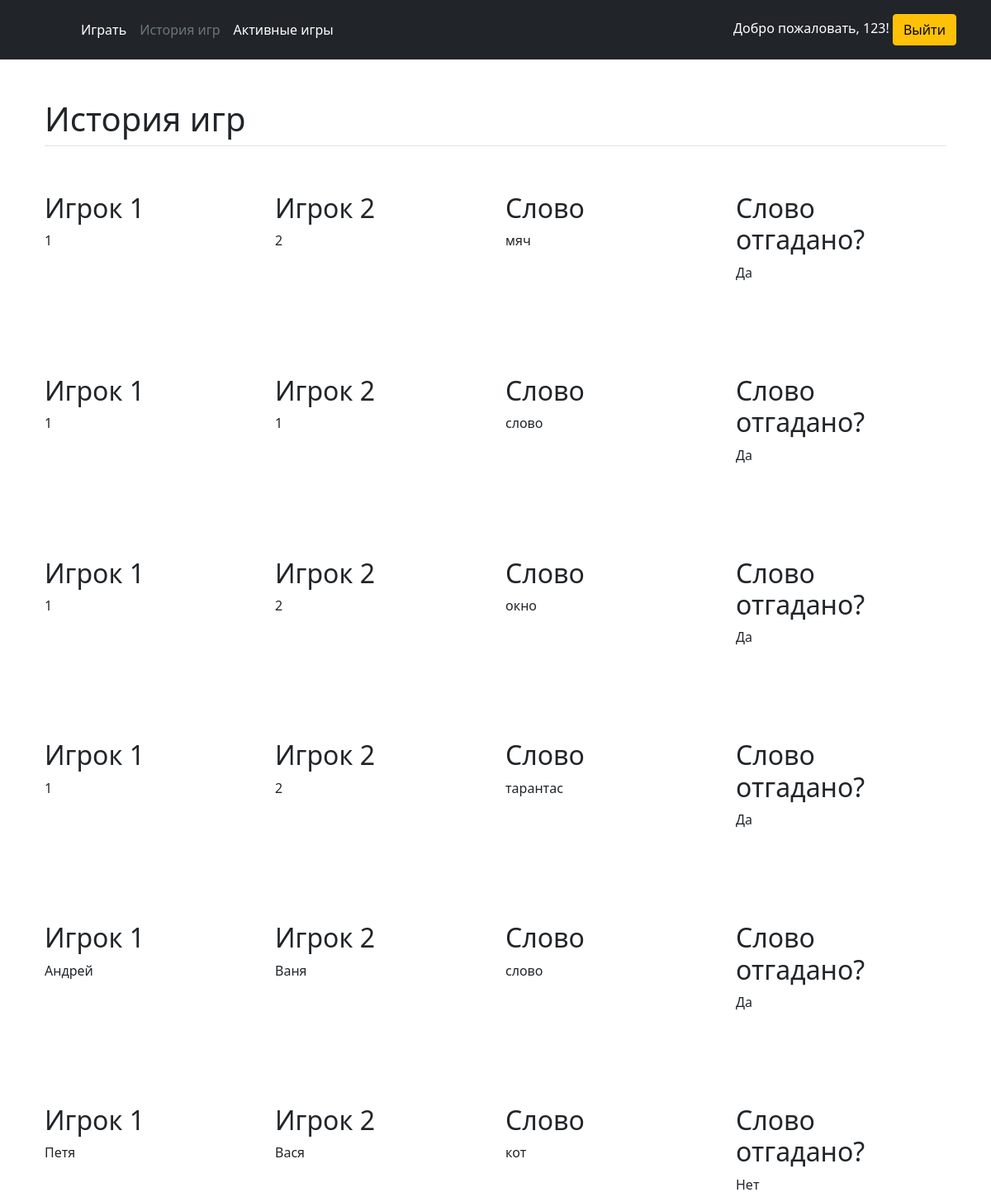
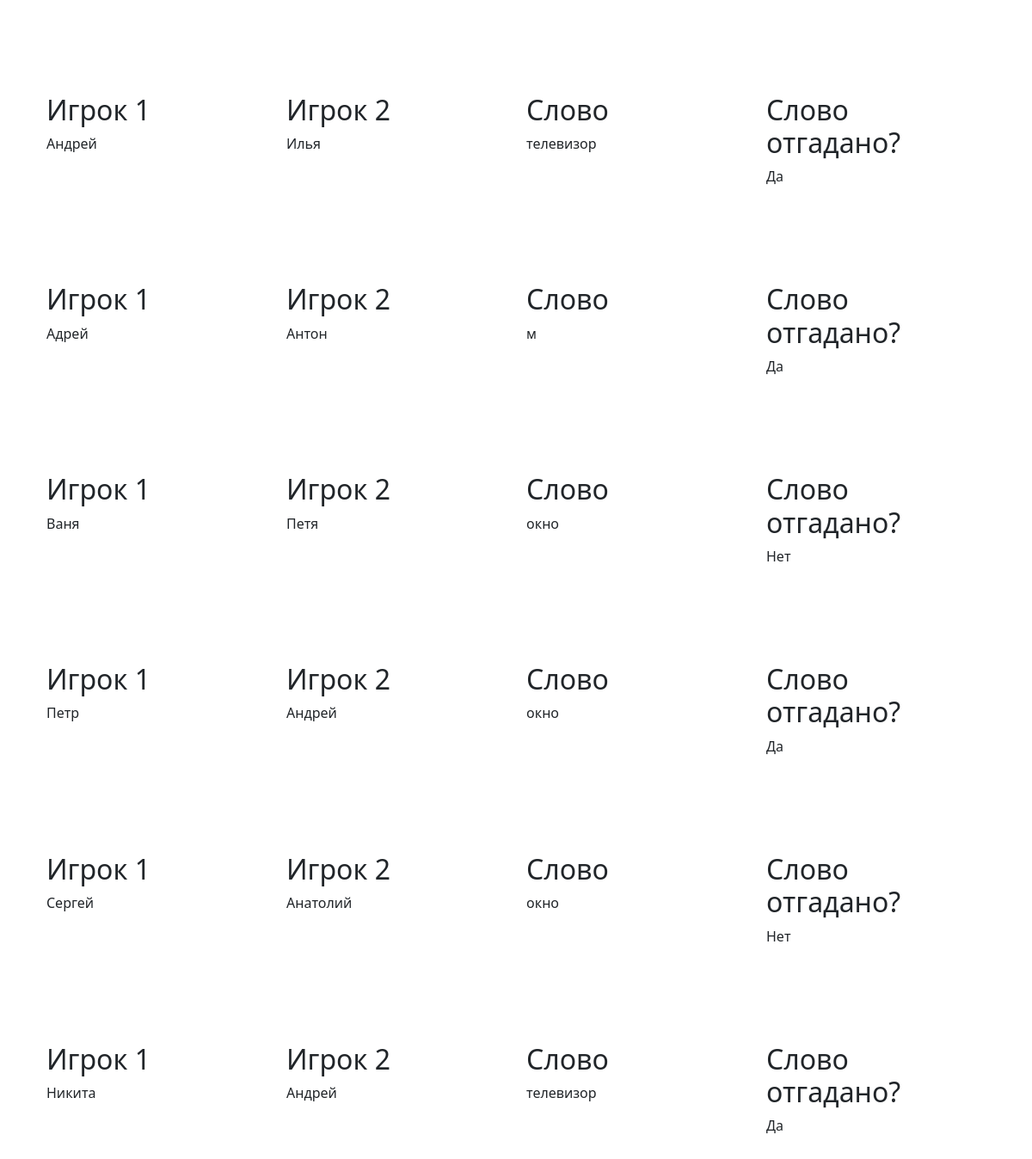
Page /games_history/ (signed in) on the committed database (2 pictures, top to bottom).
### main/models.py (models this page shows, shortened)
class Game(models.Model):
	account = models.ForeignKey(User, on_delete = models.PROTECT, verbose_name = 'Аккаунт', null=True)
	username = models.CharField('Имя игрока 1(загадывает слово)',max_length=16)
	username2 = models.CharField('Имя игрока 2(отгадывает слово)',max_length=16)
	word = models.CharField('Загаданное слово',max_length=25)
	create_date = models.DateTimeField('Дата создания игры',  default=now, editable=True)
	is_game_active = models.BooleanField('Игра не закончена?', default=True)
	game_result = models.BooleanField('Игрок победил?', default=False)
	encrypted_word = models.CharField('Зашифрованное слово',max_length=60)
	number_of_mistakes = models.IntegerField('Количество ошибок', default= 0)
	game_save = models.BooleanField('Игра сохранена?', default=False)
	class Meta:
		verbose_name = "Игра"
		verbose_name_plural = "Игры"
		ordering = ['-create_date']

### main/views.py (the view)
# urls.py: path('games_history/', views.games_history, name = 'games_history'),
def games_history(request):
	account = request.user
	games = Game.objects.filter(Q(account = account) & Q(is_game_active = False))
	return render(request, 'main/games_history.html', {'games':games, 'account':account})

### main/templates/main/games_history.html (shortened to what this page needs)
{% load static %}
<!doctype html>
<html lang="ru">
<head>
  <link rel="stylesheet" href="{% static 'main/css/index/bootstrap.css' %}"  />
</head>
<body>
<header class="p-3 bg-dark text-white">
    <div class="container">
      <div class="d-flex flex-wrap align-items-center justify-content-center justify-content-lg-start">
        <a href="/" class="d-flex align-items-center mb-2 mb-lg-0 text-white text-decoration-none">
          <svg class="bi me-2" width="40" height="32" role="img" aria-label="Bootstrap"><use xlink:href="#bootstrap"></use></svg>
        </a>
        <ul class="nav col-12 col-lg-auto me-lg-auto mb-2 justify-content-center mb-md-0">
          <li><a href="{% url 'home' %}" class="nav-link px-2 text-white">Играть</a></li>
          <li><a href="{% url 'games_history' %}" class="nav-link px-2 text-secondary">История игр</a></li>
          <li><a href="{% url 'active_games' %}" class="nav-link px-2 text-white">Активные игры</a></li>
        </ul>
        <div class="text-end">
          Добро пожаловать, {{account}}!
          <a href="{% url 'logout' %}">
          <button type="button" class="btn btn-warning">Выйти</button>
        </a>
        </div>
      </div>
    </div>
  </header>
  <main>
  <div class="container px-4 py-5" id="featured-3">
    <h1 class="pb-2 border-bottom">История игр</h1>
    {% if games %}
    {% for el in games %}
    <div class="row g-4 py-5 ">
      <div class="feature col">
        <h2>Игрок 1</h2>
        <p>{{el.username}}</p>
      </div>
      <div class="feature col">
        <h2>Игрок 2</h2>
        <p>{{el.username2}}</p>
      </div>
      <div class="feature col">
        <h2>Слово</h2>
        <p>{{el.word}}</p>
      </div>
      <div class="feature col">
        <h2>Слово отгадано?</h2>
        {% if el.game_result == True %}
          <p>Да</p>
        {% else %}
          <p>Нет</p>
        {% endif %}
      </div>
    </div>
    {% endfor %}
    {% else %}
    <h2 class="pb-2">Вы пока не сыграли ни одной игры</h2>
    {% endif %}
  </div>
</main>
</body>
</html>

### rows in the picture
Game: username "1", username2 "2", word "мяч", game_result "Да"
Game: username "1", username2 "1", word "слово", game_result "Да"
Game: username "1", username2 "2", word "окно", game_result "Да"
Game: username "1", username2 "2", word "тарантас", game_result "Да"
Game: username "Андрей", username2 "Ваня", word "слово", game_result "Да"
Game: username "Петя", username2 "Вася", word "кот", game_result "Нет"
Game: username "Андрей", username2 "Илья", word "телевизор", game_result "Да"
Game: username "Адрей", username2 "Антон", word "м", game_result "Да"
Game: username "Ваня", username2 "Петя", word "окно", game_result "Нет"
Game: username "Петр", username2 "Андрей", word "окно", game_result "Да"
Game: username "Сергей", username2 "Анатолий", word "окно", game_result "Нет"
Game: username "Никита", username2 "Андрей", word "телевизор", game_result "Да"

### other values in the picture
{{ account }} "123"
